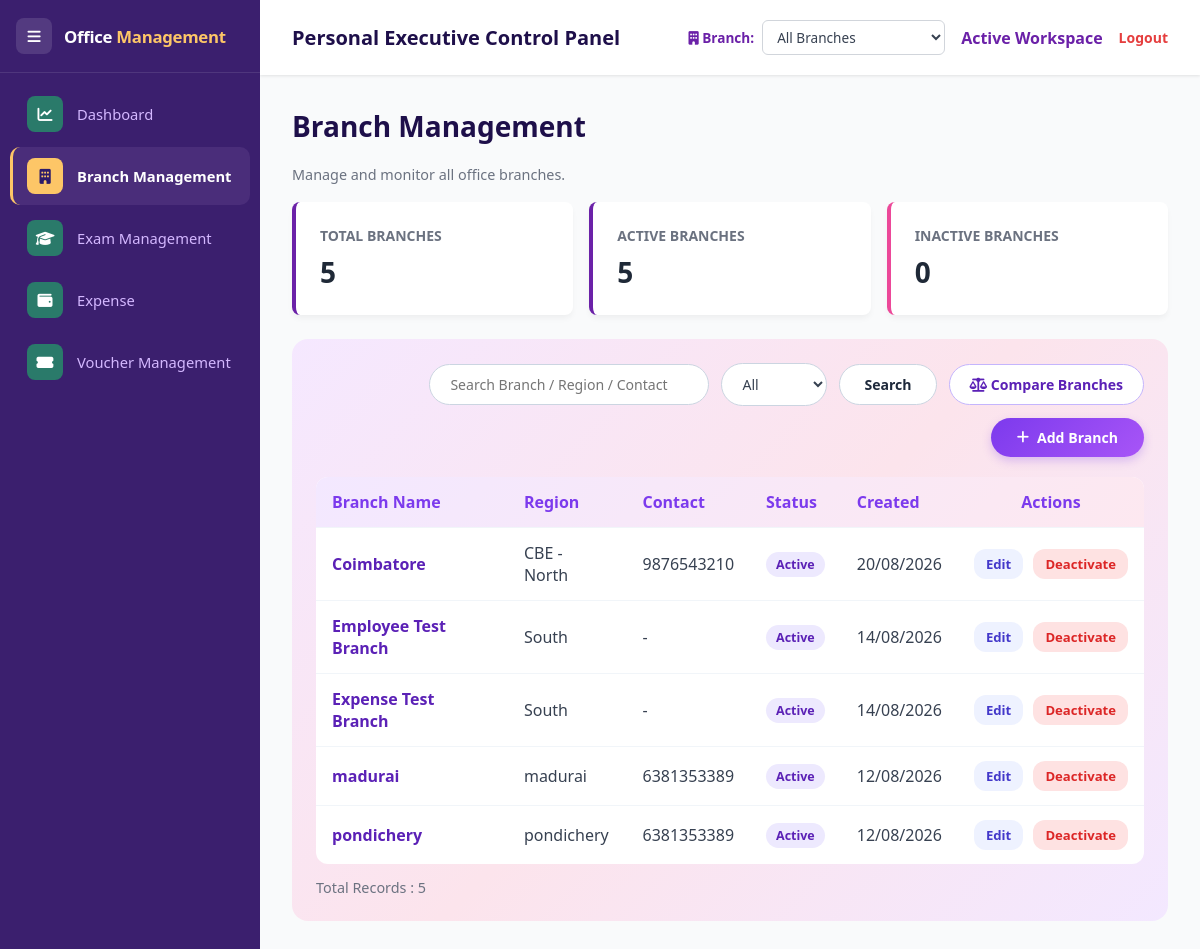
Screenshot of /branches with the database file from the repository.
### apps/models.py (models this page shows)
class Branch(db.Model):
    id = db.Column(db.Integer, primary_key=True)
    branch_name = db.Column(db.String(150), unique=True, nullable=False)
    address = db.Column(db.String(300), nullable=True)
    contact_info = db.Column(db.String(150), nullable=True)
    region = db.Column(db.String(100), nullable=True)
    status = db.Column(db.String(20), default='Active')  # Active, Inactive
    created_at = db.Column(db.DateTime, default=datetime.utcnow)
    updated_at = db.Column(db.DateTime, default=datetime.utcnow, onupdate=datetime.utcnow)
    name = synonym('branch_name')
    location = synonym('address')

### apps/branches/routes.py (the view)
@branches_bp.route('/branches')
def branch_list():
    search_term = (request.args.get('q') or '').strip()
    status = request.args.get('status') or 'All'
    all_branches = Branch.query.all()
    stats = {
        'total': len(all_branches),
        'active': sum(1 for b in all_branches if b.status == 'Active'),
        'inactive': sum(1 for b in all_branches if b.status == 'Inactive'),
    }
    query = _apply_filters(Branch.query, search_term, status)
    branches = query.order_by(Branch.branch_name.asc()).all()
    return render_template(
        'branch_master.html',
        branches=branches,
        stats=stats,
        search_term=search_term,
        status=status,
        msg=request.args.get('msg'),
    )

### apps/branches/routes.py (called while the page is built, shortened)
def _apply_filters(query, search_term, status):
    if status in ('Active', 'Inactive'):
        query = query.filter(Branch.status == status)
    return query

@branches_bp.app_context_processor
def inject_branch_switcher():
    try:
        switcher_branches = Branch.query.order_by(Branch.branch_name.asc()).all()
    except Exception:
        switcher_branches = []
    return {
        'switcher_branches': switcher_branches,
        'active_branch_id': session.get('active_branch_id'),
        'active_branch_name': session.get('active_branch_name', 'All Branches'),
    }

### templates/branch_master.html (shortened to what this page needs)
{% extends 'base.html' %}
{% block content %}
<div id="listView">
    <div class="module-header">
        <h2>Branch Management</h2>
    </div>
    <p class="muted" style="margin-bottom:18px;">Manage and monitor all office branches.</p>
    <div class="summary-grid" style="margin-bottom:24px;">
        <div class="card">
            <h3>Total Branches</h3>
            <div class="value">{{ stats.total }}</div>
        </div>
        <div class="card">
            <h3>Active Branches</h3>
            <div class="value">{{ stats.active }}</div>
        </div>
        <div class="card accent">
            <h3>Inactive Branches</h3>
            <div class="value">{{ stats.inactive }}</div>
        </div>
    </div>
    <div style="background:linear-gradient(135deg,#f5e8ff 0%,#fce4ec 50%,#f3e8ff 100%);padding:24px;border-radius:16px;">
        <form method="GET" action="{{ url_for('branches.branch_list') }}" style="display:flex;align-items:center;justify-content:flex-end;gap:12px;margin-bottom:20px;flex-wrap:wrap;">
            <input type="text" name="q" value="{{ search_term }}" placeholder="Search Branch / Region / Contact" style="padding:10px 20px; border-radius:30px; border:1.5px solid #cbd5e1; font-size:0.88rem; width:280px; outline:none; background:#fff; color:#374151;">
            <select name="status" style="padding:10px 16px;border-radius:30px;border:1.5px solid #cbd5e1;font-size:0.88rem;background:#fff;color:#374151;">
                <option value="All" {% if status == 'All' %}selected{% endif %}>All</option>
            </select>
            <button type="submit" style="padding:10px 24px; border-radius:30px; background:#fff; color:#1e293b; border:1.5px solid #cbd5e1; font-weight:700; cursor:pointer; font-size:0.88rem;">Search</button>
            <a href="{{ url_for('branches.branch_compare') }}" style="padding:10px 20px;border-radius:30px;border:1.5px solid #c4b5fd;background:#fff;color:#5b21b6;font-weight:700;cursor:pointer;font-size:0.88rem;text-decoration:none;"><i class="fas fa-balance-scale"></i> Compare Branches</a>
            <a href="{{ url_for('branches.branch_add') }}" style="padding:10px 26px; border-radius:30px; background:linear-gradient(135deg,#7c3aed,#a855f7); color:#fff; border:none; font-weight:700; cursor:pointer; font-size:0.88rem; box-shadow:0 4px 10px rgba(124,58,237,0.25); text-decoration:none; display:inline-flex; align-items:center; gap:8px;"><i class="fas fa-plus"></i> Add Branch</a>
        </form>
        <div class="table-responsive" style="background:#fff;border-radius:12px;overflow:hidden;">
            <table style="width:100%;border-collapse:collapse;">
                <thead>
                    <tr style="background:linear-gradient(135deg,#f3e8ff,#fde8f0);">
                        <th style="padding:14px 16px;text-align:left;color:#7c3aed;font-weight:700;">Branch Name</th>
                        <th style="padding:14px 16px;text-align:left;color:#7c3aed;font-weight:700;">Region</th>
                        <th style="padding:14px 16px;text-align:left;color:#7c3aed;font-weight:700;">Contact</th>
                        <th style="padding:14px 16px;text-align:left;color:#7c3aed;font-weight:700;">Status</th>
                        <th style="padding:14px 16px;text-align:left;color:#7c3aed;font-weight:700;">Created</th>
                        <th style="padding:14px 16px;text-align:center;color:#7c3aed;font-weight:700;">Actions</th>
                    </tr>
                </thead>
                <tbody>
                    {% for branch in branches %}
                    <tr style="border-top:1px solid #f1f5f9;">
                        <td style="padding:14px 16px;color:#374151;font-weight:600;"><a href="{{ url_for('branches.branch_detail', branch_id=branch.id) }}" style="color:#5b21b6;text-decoration:none;">{{ branch.branch_name }}</a></td>
                        <td style="padding:14px 16px;color:#374151;">{{ branch.region or '-' }}</td>
                        <td style="padding:14px 16px;color:#374151;">{{ branch.contact_info or '-' }}</td>
                        <td style="padding:14px 16px;">
                            <span class="status-pill" style="{% if branch.status == 'Inactive' %}background:#fee2e2;color:#dc2626;{% endif %}">{{ branch.status }}</span>
                        </td>
                        <td style="padding:14px 16px;color:#374151;">{{ branch.created_at.strftime('%d/%m/%Y') if branch.created_at else '-' }}</td>
                        <td style="padding:14px 16px;text-align:center;white-space:nowrap;">
                            <a href="{{ url_for('branches.branch_edit', branch_id=branch.id) }}" style="padding:6px 12px;border-radius:12px;background:#eef2ff;color:#4338ca;font-weight:600;text-decoration:none;font-size:0.82rem;">Edit</a>
                            {% if branch.status == 'Active' %}
                            <form action="{{ url_for('branches.branch_deactivate', branch_id=branch.id) }}" method="POST" style="display:inline;" onsubmit="return confirm('Are you sure you want to deactivate this branch?');">
                                <button type="submit" style="margin-left:6px;padding:6px 12px;border-radius:12px;background:#fee2e2;color:#dc2626;font-weight:600;border:none;cursor:pointer;font-size:0.82rem;">Deactivate</button>
                            </form>
                            {% endif %}
                        </td>
                    </tr>
                    {% else %}
                    <tr><td colspan="6" class="muted" style="padding:20px;text-align:center;">No branches found.</td></tr>
                    {% endfor %}
                </tbody>
            </table>
        </div>
        <p class="muted" style="margin-top:14px;">Total Records : {{ branches|length }}</p>
    </div>
</div>
{% endblock %}

### static/css/style.css (style rules this page uses)
:root { --primary-purple: #6B21A8; --dark-purple: #1e0f4a; --accent-pink: #EC4899; --light-pink: #FCE7F3; --bg-slate: #F9FAFB; --text-dark: #1F2937; --sidebar-width: 260px; }
* { margin: 0; padding: 0; box-sizing: border-box; font-family: 'Segoe UI', Tahoma, Geneva, Verdana, sans-serif; }
body { background-color: var(--bg-slate); color: var(--text-dark); display: flex; height: 100vh; overflow: hidden; }
.card { background: white; padding: 1.5rem; border-radius: 0.5rem; box-shadow: 0 4px 6px -1px rgba(0, 0, 0, 0.05); border-left: 4px solid var(--primary-purple); }
.card.accent { border-left-color: var(--accent-pink); }
.card h3 { font-size: 0.875rem; text-transform: uppercase; color: #6B7280; margin-bottom: 0.5rem; }
.card .value { font-size: 1.75rem; font-weight: 700; color: var(--text-dark); }
.module-header { display:flex;justify-content:space-between;align-items:center;gap:16px;margin-bottom:20px;flex-wrap:wrap; }
.module-header h2 { color:var(--dark-purple);font-size:1.75rem; }
.status-pill { display:inline-flex;border-radius:999px;padding:4px 10px;background:#ede9fe;color:#5b21b6;font-weight:700;font-size:0.78rem; }
.muted { color:#6b7280;font-size:0.9rem; }
.summary-grid { display:grid;grid-template-columns:repeat(auto-fit,minmax(200px,1fr));gap:16px; }

### rows the page displays
Branch: branch_name "Coimbatore", region "CBE - North", contact_info "9876543210", status "Active", created_at "20/08/2026"
Branch: branch_name "Employee Test Branch", region "South", contact_info "-", status "Active", created_at "14/08/2026"
Branch: branch_name "Expense Test Branch", region "South", contact_info "-", status "Active", created_at "14/08/2026"
Branch: branch_name "madurai", region "madurai", contact_info "6381353389", status "Active", created_at "12/08/2026"
Branch: branch_name "pondichery", region "pondichery", contact_info "6381353389", status "Active", created_at "12/08/2026"

### other values shown
{{ stats.total }} "5"
{{ stats.active }} "5"
{{ stats.inactive }} "0"
{{ branches|length }} "5"
